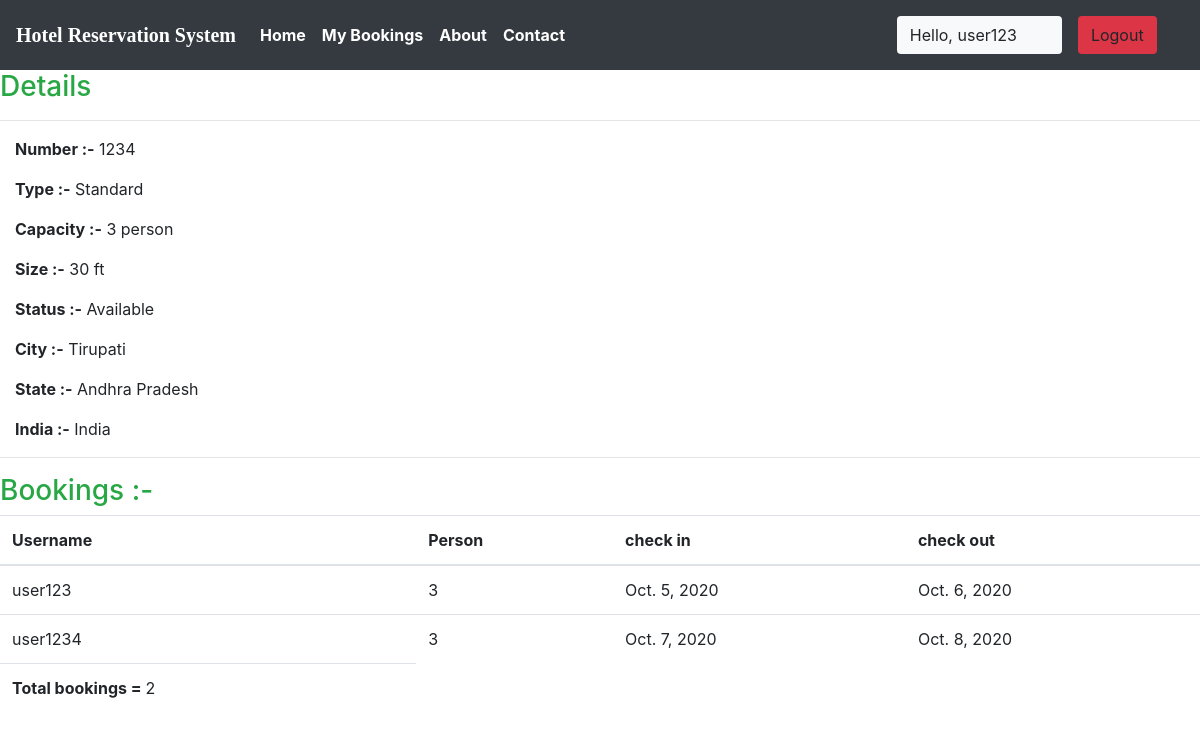
Page /staff/panel/view-room?roomid=8 (signed in) on the committed database.
### krishna/models.py (models this page shows, shortened)
class Rooms(models.Model):
    ROOM_STATUS = (
    ("1", "Available"),
    ("2", "Not Available"),
    )
    ROOM_TYPE = (
    ("1", "Standard"),
    ("2", "Deluxe"),
    ("3","Luxury"),
    )
    room_type = models.CharField(max_length=50,choices = ROOM_TYPE)
    capacity = models.IntegerField()
    price = models.IntegerField()
    size = models.IntegerField()
    hotel = models.ForeignKey(Hotels, on_delete = models.CASCADE)
    status = models.CharField(choices =ROOM_STATUS,max_length = 15)
    roomnumber = models.IntegerField()

class Hotels(models.Model):
    name = models.CharField(max_length=30,default="Krishna")
    owner = models.CharField(max_length=20)
    location = models.CharField(max_length=50)
    state = models.CharField(max_length=50,default="Andhra Pradesh")
    country = models.CharField(max_length=50,default="India")

class Reservation(models.Model):
    check_in = models.DateField(auto_now =False)
    check_out = models.DateField()
    room = models.ForeignKey(Rooms, on_delete = models.CASCADE)
    guest = models.ForeignKey(User, on_delete= models.CASCADE)
    booking_id = models.CharField(max_length=100,default="null")

### krishna/views.py (the view)
# urls.py: path('staff/panel/view-room', views.view_room),
@login_required(login_url='/staff')
def view_room(request):
    room_id = request.GET['roomid']
    room = Rooms.objects.all().get(id=room_id)
    reservation = Reservation.objects.all().filter(room=room)
    return HttpResponse(render(request,'staff/staffview.html',{'room':room,'reservations':reservation}))

### templates/staff/staffview.html
 {% extends 'basic.html' %} {% block title %}View Room {% endblock title %} {% block body %}
<h3 class="text-success"> Details</h3>
<hr>
<div class="container mx-0 ">
    <p><b>Number :-</b> {{room.roomnumber}}</p>
    <p><b>Type :-</b> {{room.get_room_type_display}}</p>
    <p><b>Capacity :-</b> {{room.capacity}} person</p>
    <p><b>Size :-</b> {{room.size}} ft</p>
    <p><b>Status :-</b> {{room.get_status_display| capfirst}} </p>
    <p><b>City :-</b> {{room.hotel.location| capfirst}} </p>
    <p><b>State :-</b> {{room.hotel.state| capfirst}} </p>
    <p><b>India :-</b> {{room.hotel.country| capfirst}} </p>
</div>
<hr> {% if reservations %}
<h3 class="text-success">Bookings :-</h3>
<table class="table">
    <thead>
        <th>Username</th>
        <th>Person</th>
        <th>check in</th>
        <th>check out</th>
    </thead>
    {% for each_detail in reservations %}
    <tr>
        <td>{{each_detail.guest.username}}</td>
        <td>{{each_detail.room.capacity}}</td>
        <td>{{each_detail.check_in}}</td>
        <td>{{each_detail.check_out}}</td>
    </tr>
    {% endfor %}
    <tr>
        <td><b>Total bookings = </b>{{reservations | length}}</td>
    </tr>
</table>
{% else %}
<p>No details found</p>
{% endif %} {% endblock body %}

### templates/basic.html (shortened to what this page needs)
{% load static %}
<!DOCTYPE html>
<!DOCTYPE html>
<html lang="en">
<head>
    <link rel="stylesheet" href="https://use.fontawesome.com/releases/v5.7.0/css/all.css">
    <link rel="stylesheet" href="{% static 'bootstrap\bootstrap.css' %}">
    <link rel="stylesheet" href="https://maxcdn.bootstrapcdn.com/bootstrap/4.5.0/css/bootstrap.min.css" >
</head>
<body style="dbackground-image: url('https://source.unsplash.com/random');height: 100%;">
    <div class="container-fluid px-0">
        <nav class="navbar navbar-expand-lg navbar-dark bg-dark font-weight-bold">
            <a class="navbar-brand text-bold bg-black " href="/"><b style="font-family: cursive;">Hotel Reservation System</b></a>
            <div class="collapse navbar-collapse " id="navbarSupportedContent">
                <ul class="navbar-nav mr-auto ">
                    <li class="nav-item active">
                        <a class="nav-link text-bold " href="/home"> Home</a>
                    </li>
                    {% if user.is_staff %}
                    <li class="nav-item active">
                        <a class="nav-link text-bold" href="/staff/panel">Dashboard </a>
                    </li>
                    {% elif user.is_staff == False and user.is_authenticated %}
                    <li class="nav-item active">
                            <a class="nav-link text-bold" href="/user/bookings">My Bookings </a>
                        </li>
                    {% endif %}
                    <li class="nav-item active">
                        <a class="nav-link text-bold" href="/about">About</a>
                    </li>
                    <li class="nav-item active">
                        <a class="nav-link text-bold" href="/contact">Contact </a>
                    </li>
                </ul>
                {% if user.is_authenticated %}
                      <button class="btn btn-group bg-light" data-toggle="modal" data-target="#forlogin">
                       Hello, {{request.user}}
                       <a href="/logout" class="nav-link">
                    <button class="btn btn-group bg-danger" data-toggle="modal" data-target="#forlogin">
                        Logout
                    </button></a>&nbsp; &nbsp;
                    </button>
                {% endif %}
            </div>
        </nav>
    </div>
    {% block body %}
    {% endblock body %}
</body>
</html>

### templates/basic.html (style rules this page uses)
a { text-decoration: none; }

### rows in the picture
Rooms: roomnumber "1234", room_type "Standard", capacity "3", size "30", status "Available", hotel.location "Tirupati", hotel.state "Andhra Pradesh", hotel.country "India"
Reservation: guest.username "user123", room.capacity "3", check_in "Oct. 5, 2020", check_out "Oct. 6, 2020"
Reservation: guest.username "user1234", room.capacity "3", check_in "Oct. 7, 2020", check_out "Oct. 8, 2020"

### other values in the picture
{{ request.user }} "user123"
{{ reservations | length }} "2"
